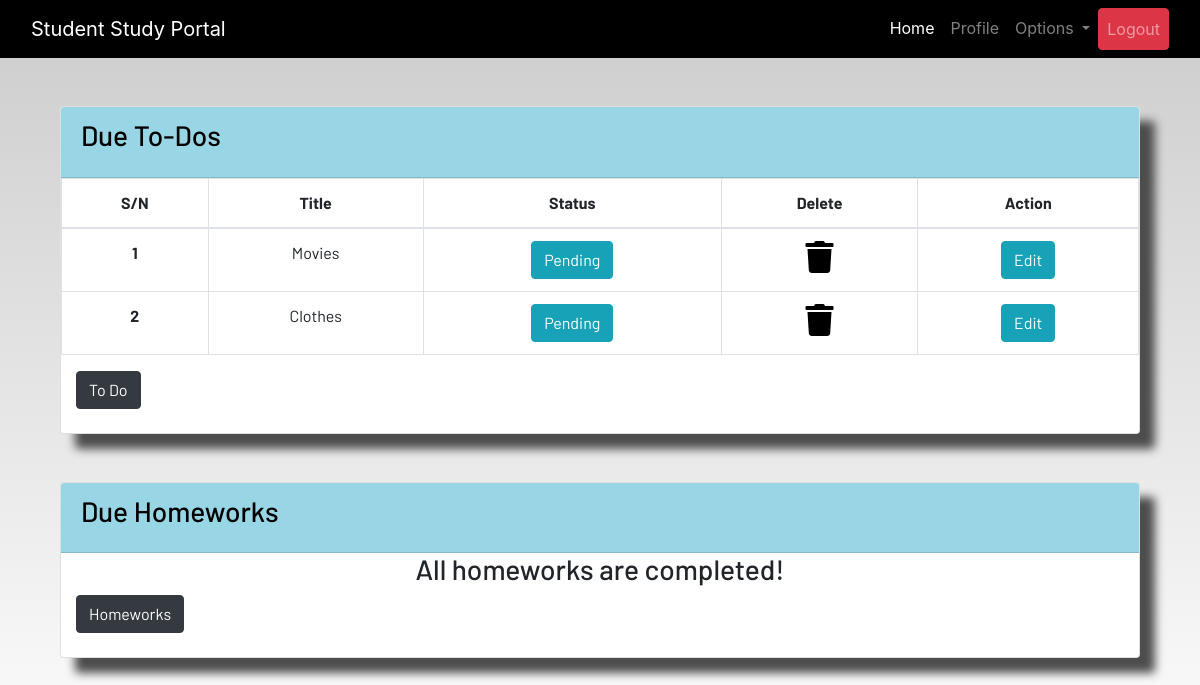
The app's page /profile (signed in), older data.
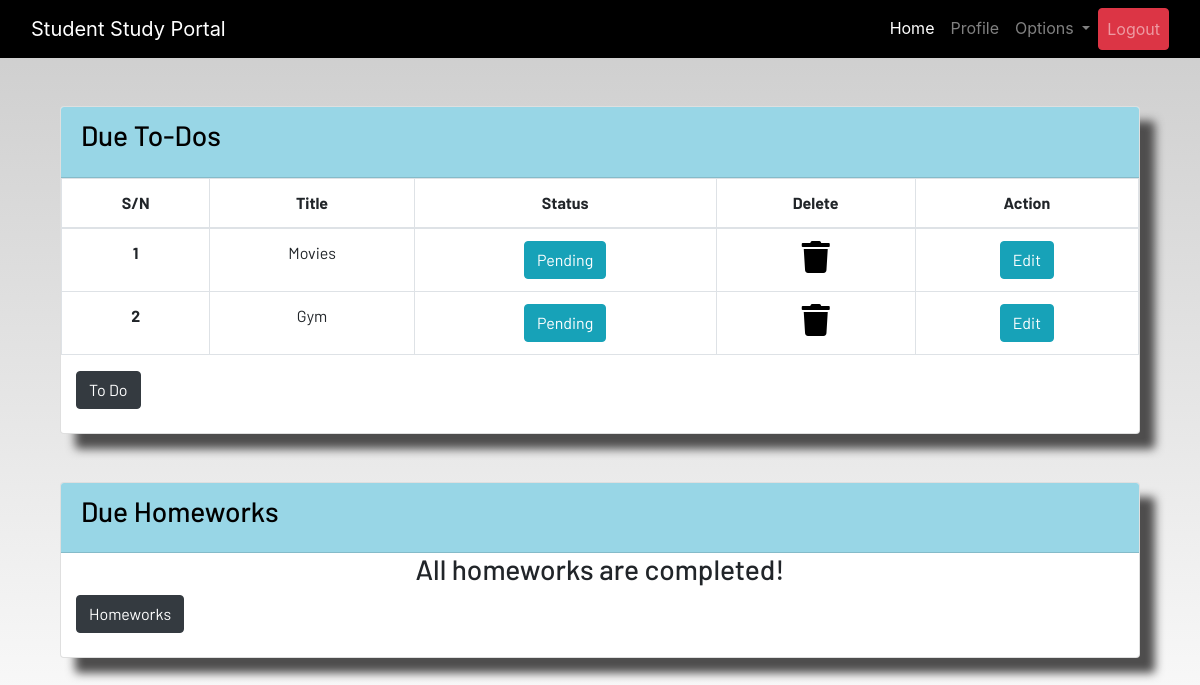
The same page, newer data.
### dashboard/models.py (models this page shows, shortened)
class ToDo(models.Model):
    user = models.ForeignKey(User, on_delete=models.CASCADE)
    title = models.CharField(_('ToDo'),max_length=100)
    due = models.DateTimeField()
    is_finished = models.BooleanField(default=False)
    class Meta:
        verbose_name = "ToDo"
        verbose_name_plural = "ToDo"

### dashboard/views.py (the view)
# urls.py: path('profile', views.profile, name='profile'),
@login_required
def profile(request):
    homeworks = Homework.objects.filter(is_finished=False, user=request.user)
    todos = ToDo.objects.filter(is_finished=False, user=request.user)
    if len(homeworks) == 0:
        homework_done = True
    else:
        homework_done = False
    if len(todos) == 0:
        todos_done = True
    else:
        todos_done = False
    data = {
        'homeworks':homeworks,
        'todos':todos,
        'homework_done':homework_done,
        'todos_done':todos_done
    }
    return render(request, 'dashboard/profile.html', data)

### dashboard/templates/dashboard/profile.html (shortened to what this page needs)
{% extends 'dashboard/base.html' %}
{% load static %}
{% load crispy_forms_tags%}
{% block content %}
<div class="container">
    <section class="content">
        <div class="container-fluid">
            <div class="row">
                <div class="col-md-12">
                    <div class="card">
                        <div class="card-header">
                            <h3 class="card-title">Due To-Dos</h3>
                        </div>
                        <div class="card-body table-responsive p-0">
                            {% if not todo_done %}
                            <table class="table table-hover text-nowrap table-bordered">
                                <thead style="text-align:center">
                                    <tr>
                                        <th scope="col">S/N</th>
                                        <th scope="col">Title</th>
                                        <th scope="col">Status</th>
                                        <th scope="col">Delete</th>
                                        <th scope="col">Action</th>
                                    </tr>
                                </thead>
                                <tbody style="text-align: center;">
                                    {% for todo in todos %}
                                    <tr>
                                        <th scope="row">{{forloop.counter}}</th>
                                        <td>{{todo.title}}</td>
                                        <td>
                                            <a href="{% url 'update-todo' todo.id %">
                                                <div>
                                                    {% if todo.is_finished == True %}
                                                    <button class="btn btn-info">Pending</button>
                                                    {% endif %}
                                                </div>
                                            </a>
                                        </td>
                                        <td>
                                            <a href="{% url 'delete-todo' todo.id %}"><i
                                                    class="fa fa-trash fa-2x"></i></a>
                                        </td>
                                        <td><a href="#" class="btn btn-info">Edit</button></a>
                                    </tr>
                                </tbody>
                            </table>
                            {% else %}
                            <div class="container">
                                <a href="{% url 'todo' %}" class="btn btn-dark">To Do</a>
                            </div>
                            <br>
                        </div>
                    </div>
                </div>
            </div>
        </div>
    </section>
</div>
<br><br>
<div class="container">
    <section class="content">
        <div class="container-fluid">
            <div class="row">
                <div class="col-md-12">
                    <div class="card">
                        <div class="card-header">
                            <h3 class="card-title">Due Homeworks</h3>
                        </div>
                        <div class="card-body table-responsive p-0">
                            {% if not homework_done %}
                            <table class="table table-hover text-nowrap table-bordered">
                                <thead style="text-align:center">
                                    <tr>
                                        <th scope="col">S/N</th>
                                        <th scope="col">Subject</th>
                                        <th scope="col">Title</th>
                                        <th scope="col">Description</th>
                                        <th scope="col">Due</th>
                                        <th scope="col">Status</th>
                                        <th scope="col">Delete</th>
                                        <th scope="col">Action</th>
                                    </tr>
                                </thead>
                                <tbody style="text-align: center;">
                                    {% for homework in homeworks %}
                                    <tr>
                                        <th scope="row">{{forloop.counter}}</th>
                                        <td>{{homework.subject}}</td>
                                        <td>{{homework.title}}</td>
                                        <td>{{homework.description}}</td>
                                        <td>{{homework.due}}</td>
                                        <td>
                                            <a href="{% url 'update-homework' homework.id %}">
                                                <div>
                                                    {% if homework.is_finished == True %}
                                                    <button class="btn btn-success">Submitted</button>
                                                    {% else %}
                                                    <button class="btn btn-info">Submit</button>
                                                    {% endif %}
                                                </div>
                                            </a>
                                        </td>
                                        <td><a href="{% url 'delete-homework' homework.id %}"><i
                                                    class="fa fa-trash fa-2x"></i></a></td>
                                        <td><a href="#" class="btn btn-info">Edit</button></a>
                                    </tr>
                                    {% endfor %}
                                </tbody>
                            </table>
                            {% else %}
                            <div class="container" style="text-align: center;">
                                <h3>All homeworks are completed!</h3>
                            </div>
                            {% endif %}
                            <div class="container">
                                <a href="{% url 'homework' %}" class="btn btn-dark">Homeworks</a>
                            </div><br>
                        </div>
                    </div>
                </div>
            </div>
        </div>
    </section>
</div>
{% endblock content %}

### dashboard/templates/dashboard/base.html (shortened to what this page needs)
<!DOCTYPE html>
{% load static %}
<html lang="en">
<head>
  <link rel="stylesheet" href="https://stackpath.bootstrapcdn.com/bootstrap/4.3.1/css/bootstrap.min.css"
 />
  <link rel="stylesheet" href="https://use.fontawesome.com/releases/v5.7.2/css/all.css"
 />
  <link rel="stylesheet" href="{% static 'css/main.css' %}" />
</head>
<body>
  {% include 'dashboard/includes/navbar.html' %}
  <br /><br />
  <main>
    {% block content %}
    {% endblock content %}
    <br>
  </main>
</body>
</html>

### dashboard/templates/dashboard/includes/navbar.html (shortened to what this page needs)
<header>
    <nav class="navbar navbar-expand-lg navbar-dark bg-dark">
        <div class="container-fluid">
            <a class="navbar-brand" href="{% url 'home' %}">Student Study Portal</a>
            <div class="collapse navbar-collapse justify-content-end" id="navbarSupportedContent">
                <ul class="navbar-nav mb-2 mb-lg-0">
                    <li class="nav-item">
                        <a class="nav-link active" aria-current="page" href="{% url 'home' %}">Home</a>
                    </li>
                    {% if user.is_authenticated %}
                    <li class="nav-item">
                        <a class="nav-link" href="{% url 'profile' %}">Profile</a>
                    </li>
                    <li class="nav-item dropdown">
                        <a class="nav-link dropdown-toggle" href="#" id="navbarDropdown" role="button"
                            data-toggle="dropdown" aria-haspopup="true" aria-expanded="false">
                            Options
                        </a>
                    </li>
                    <li class="nav-item">
                        <a class="nav-link btn btn-danger" href="{% url 'logout' %}">Logout</a>
                    </li>
                    {% endif %}
                </ul>
            </div>
        </div>
    </nav>
</header>

### static/css/main.css (style rules this page uses)
html { scroll-behavior: smooth; height: 100%; width: 100%; }
main { font-family: Barlow, Quicksand, Rubik, sans-serif, serif, 'Times New Roman', Times, serif !important; }
.navbar { background-color: rgb(0, 0, 0) !important; }
.card { box-shadow: 15px 15px 10px rgb(78, 77, 77); }
a { text-decoration: none !important; color: black; }
.card-header { color: black !important; background: rgb(152, 214, 230) !important; transition: 0.3s ease-in; }
html, body { max-width: 100%; overflow-x: hidden; height: 100%; width: 100%; }
body { background: linear-gradient(rgba(0, 0, 0, 0.2), rgba(255, 255, 255, 0.5)); overflow-x: hidden; background-repeat: no-repeat; }
.card-header { background-color: rgb(133, 204, 231); }
.fa { color: black; }

Row changes from the older to the newer data that the page shows:
removed ToDo: title "Clothes", is_finished "Pending"
added ToDo: title "Gym", is_finished "Pending"
